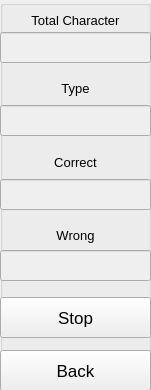
   <widget class="QGroupBox" name="groupBox_4">
    <property name="geometry">
     <rect>
      <x>1070</x>
      <y>10</y>
      <width>151</width>
      <height>390</height>
     </rect>
    </property>
    <property name="title">
     <string/>
    </property>
    <widget class="QLabel" name="label">
     <property name="geometry">
      <rect>
       <x>0</x>
       <y>0</y>
       <width>151</width>
       <height>41</height>
      </rect>
     </property>
     <property name="font">
      <font>
       <pointsize>10</pointsize>
       <stylestrategy>PreferDefault</stylestrategy>
      </font>
     </property>
     <property name="text">
      <string>&lt;html&gt;&lt;head/&gt;&lt;body&gt;&lt;p align=&quot;center&quot;&gt;Total Character&lt;/p&gt;&lt;/body&gt;&lt;/html&gt;</string>
     </property>
    </widget>
    <widget class="QLabel" name="label_2">
     <property name="geometry">
      <rect>
       <x>0</x>
       <y>73</y>
       <width>151</width>
       <height>31</height>
      </rect>
     </property>
     <property name="font">
      <font>
       <pointsize>10</pointsize>
       <stylestrategy>PreferDefault</stylestrategy>
      </font>
     </property>
     <property name="text">
      <string>&lt;html&gt;&lt;head/&gt;&lt;body&gt;&lt;p align=&quot;center&quot;&gt;Type&lt;/p&gt;&lt;/body&gt;&lt;/html&gt;</string>
     </property>
    </widget>
    <widget class="QLabel" name="label_3">
     <property name="geometry">
      <rect>
       <x>0</x>
       <y>147</y>
       <width>151</width>
       <height>31</height>
      </rect>
     </property>
     <property name="font">
      <font>
       <pointsize>10</pointsize>
       <stylestrategy>PreferDefault</stylestrategy>
      </font>
     </property>
     <property name="text">
      <string>&lt;html&gt;&lt;head/&gt;&lt;body&gt;&lt;p align=&quot;center&quot;&gt;Correct&lt;/p&gt;&lt;/body&gt;&lt;/html&gt;</string>
     </property>
    </widget>
    <widget class="QLabel" name="label_4">
     <property name="geometry">
      <rect>
       <x>0</x>
       <y>220</y>
       <width>151</width>
       <height>31</height>
      </rect>
     </property>
     <property name="font">
      <font>
       <pointsize>10</pointsize>
       <stylestrategy>PreferDefault</stylestrategy>
      </font>
     </property>
     <property name="text">
      <string>&lt;html&gt;&lt;head/&gt;&lt;body&gt;&lt;p align=&quot;center&quot;&gt;Wrong&lt;/p&gt;&lt;/body&gt;&lt;/html&gt;</string>
     </property>
    </widget>
    <widget class="QPushButton" name="btn_stop">
     <property name="geometry">
      <rect>
       <x>0</x>
       <y>297</y>
       <width>151</width>
       <height>41</height>
      </rect>
     </property>
     <property name="font">
      <font>
       <pointsize>13</pointsize>
      </font>
     </property>
     <property name="text">
      <string>Stop</string>
     </property>
    </widget>
    <widget class="QLineEdit" name="txt_totalchar">
     <property name="enabled">
      <bool>false</bool>
     </property>
     <property name="geometry">
      <rect>
       <x>0</x>
       <y>32</y>
       <width>151</width>
       <height>31</height>
      </rect>
     </property>
     <property name="font">
      <font>
       <family>MS Shell Dlg 2</family>
       <pointsize>10</pointsize>
       <weight>9</weight>
       <italic>false</italic>
       <bold>false</bold>
      </font>
     </property>
     <property name="styleSheet">
      <string notr="true">font: 75 10pt &quot;MS Shell Dlg 2&quot;;</string>
     </property>
     <property name="alignment">
      <set>Qt::AlignCenter</set>
     </property>
    </widget>
    <widget class="QLineEdit" name="txt_type">
     <property name="enabled">
      <bool>false</bool>
     </property>
     <property name="geometry">
      <rect>
       <x>0</x>
       <y>105</y>
       <width>151</width>
       <height>31</height>
      </rect>
     </property>
     <property name="font">
      <font>
       <family>MS Shell Dlg 2</family>
       <pointsize>10</pointsize>
       <weight>9</weight>
       <italic>false</italic>
       <bold>false</bold>
      </font>
     </property>
     <property name="styleSheet">
      <string notr="true">font: 75 10pt &quot;MS Shell Dlg 2&quot;;</string>
     </property>
     <property name="alignment">
      <set>Qt::AlignCenter</set>
     </property>
    </widget>
    <widget class="QLineEdit" name="txt_correct">
     <property name="enabled">
      <bool>false</bool>
     </property>
     <property name="geometry">
      <rect>
       <x>0</x>
       <y>179</y>
       <width>151</width>
       <height>31</height>
      </rect>
     </property>
     <property name="font">
      <font>
       <family>MS Shell Dlg 2</family>
       <pointsize>10</pointsize>
       <weight>9</weight>
       <italic>false</italic>
       <bold>false</bold>
      </font>
     </property>
     <property name="styleSheet">
      <string notr="true">font: 75 10pt &quot;MS Shell Dlg 2&quot;;</string>
     </property>
     <property name="alignment">
      <set>Qt::AlignCenter</set>
     </property>
    </widget>
    <widget class="QLineEdit" name="txt_wrong">
     <property name="enabled">
      <bool>false</bool>
     </property>
     <property name="geometry">
      <rect>
       <x>0</x>
       <y>250</y>
       <width>151</width>
       <height>31</height>
      </rect>
     </property>
     <property name="font">
      <font>
       <family>MS Shell Dlg 2</family>
       <pointsize>10</pointsize>
       <weight>9</weight>
       <italic>false</italic>
       <bold>false</bold>
      </font>
     </property>
     <property name="styleSheet">
      <string notr="true">font: 75 10pt &quot;MS Shell Dlg 2&quot;;</string>
     </property>
     <property name="alignment">
      <set>Qt::AlignCenter</set>
     </property>
    </widget>
    <widget class="QPushButton" name="btn_back">
     <property name="geometry">
      <rect>
       <x>0</x>
       <y>350</y>
       <width>151</width>
       <height>41</height>
      </rect>
     </property>
     <property name="font">
      <font>
       <pointsize>13</pointsize>
      </font>
     </property>
     <property name="text">
      <string>Back</string>
     </property>
    </widget>
   </widget>
